Frame 1 (no input): blank canvas, image omitted
Frame 60 (the mouse pressed at the canvas centre just before this capture): blank canvas, image omitted
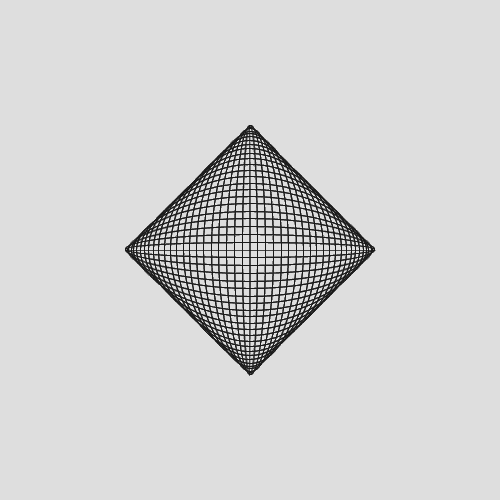
Frame 120 (the mouse held since frame 60 and released just before this capture)

The Processing sketch whose frames 1 and 60 were blank and that drew this single picture after the mouse press (run headless with seeded random() and noise(); from frame 60 on, the mouse is pressed at the canvas centre):

// Processing sketch: processing_69323
// ── processing_69323.pde

void setup()
{
    size(500, 500);
    stroke(0, 5);
    background(222,222,222);
    noFill();
    frameRate(15);
}

void draw()
{
    float rad = 0.0;
    float inc = PI/50;
  
    for (int i=0 ; i < 1000; i+=20)
    {
        ellipse(width/2, height/2, cos(rad)*mouseX, sin(rad)*mouseY );
        rad+=inc;
    }
}

//when mouse is clicked, reset to most recent ellipse
void mousePressed()
{
     background(222, 222, 222);
     stroke(0, 5);
}

void keyPressed()
{
    if( key == '1' )
    {
        stroke(255, 0, 0, 5);
    }
    else if( key == '2' )
    {
        stroke(244, 164, 95, 5);
    }
    else if( key == '3' )
    {
        stroke(255, 255, 0, 5);
    }
    else if( key == '4' )
    {
        stroke(34, 139, 34, 5);
    }
    else if( key == '5' )
    {
        stroke(0, 191, 255, 5);
    }
    else if( key == '6' )
    {
        stroke(0, 0, 255, 5);
    }
    else if( key == '7' )
    {
     stroke(147, 112, 219, 5);
    }
}
